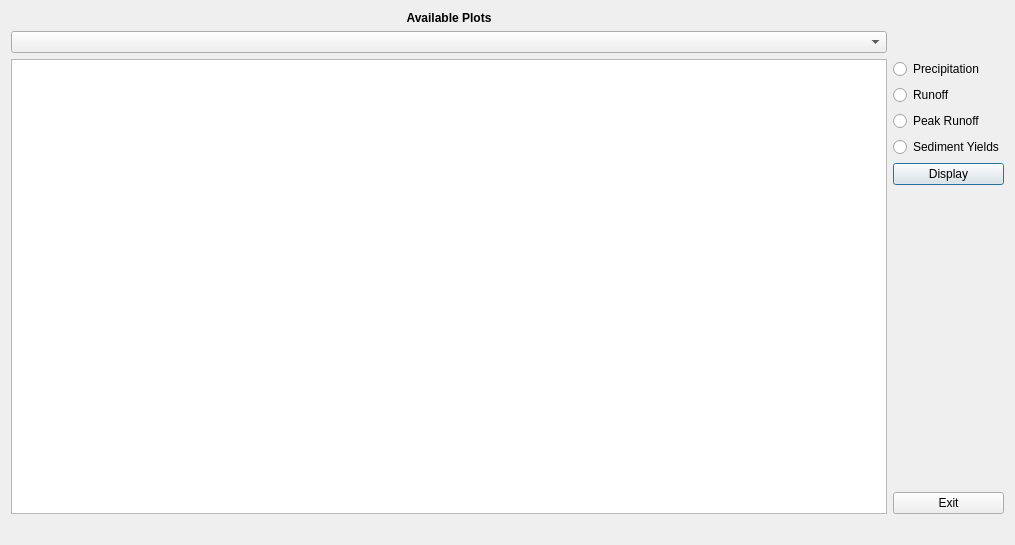
<?xml version="1.0" encoding="UTF-8"?>
<ui version="4.0">
 <class>ShowPlotDialogBase</class>
 <widget class="QDialog" name="ShowPlotDialogBase">
  <property name="geometry">
   <rect>
    <x>0</x>
    <y>0</y>
    <width>1015</width>
    <height>545</height>
   </rect>
  </property>
  <property name="sizePolicy">
   <sizepolicy hsizetype="Preferred" vsizetype="Expanding">
    <horstretch>0</horstretch>
    <verstretch>0</verstretch>
   </sizepolicy>
  </property>
  <property name="windowTitle">
   <string>Show Plots</string>
  </property>
  <layout class="QVBoxLayout" name="verticalLayout">
   <property name="sizeConstraint">
    <enum>QLayout::SetDefaultConstraint</enum>
   </property>
   <item>
    <layout class="QGridLayout" name="gridLayout">
     <item row="3" column="1" colspan="5">
      <widget class="QComboBox" name="comboBox_chart"/>
     </item>
     <item row="6" column="2">
      <spacer name="horizontalSpacer_3">
       <property name="orientation">
        <enum>Qt::Horizontal</enum>
       </property>
       <property name="sizeHint" stdset="0">
        <size>
         <width>40</width>
         <height>20</height>
        </size>
       </property>
      </spacer>
     </item>
     <item row="4" column="1" colspan="5">
      <widget class="PlotWidget" name="graphicsView">
       <property name="sizeAdjustPolicy">
        <enum>QAbstractScrollArea::AdjustToContents</enum>
       </property>
       <property name="interactive">
        <bool>true</bool>
       </property>
       <property name="resizeAnchor">
        <enum>QGraphicsView::NoAnchor</enum>
       </property>
      </widget>
     </item>
     <item row="6" column="3">
      <spacer name="horizontalSpacer_2">
       <property name="orientation">
        <enum>Qt::Horizontal</enum>
       </property>
       <property name="sizeHint" stdset="0">
        <size>
         <width>40</width>
         <height>20</height>
        </size>
       </property>
      </spacer>
     </item>
     <item row="0" column="1" colspan="5">
      <widget class="QLabel" name="label">
       <property name="font">
        <font>
         <pointsize>9</pointsize>
         <bold>true</bold>
        </font>
       </property>
       <property name="text">
        <string>Available Plots</string>
       </property>
       <property name="alignment">
        <set>Qt::AlignCenter</set>
       </property>
      </widget>
     </item>
     <item row="6" column="4" colspan="2">
      <spacer name="horizontalSpacer">
       <property name="orientation">
        <enum>Qt::Horizontal</enum>
       </property>
       <property name="sizeHint" stdset="0">
        <size>
         <width>40</width>
         <height>20</height>
        </size>
       </property>
      </spacer>
     </item>
     <item row="4" column="6">
      <layout class="QVBoxLayout" name="verticalLayout_2">
       <item>
        <widget class="QRadioButton" name="radioButton_precip">
         <property name="text">
          <string>Precipitation</string>
         </property>
         <property name="autoExclusive">
          <bool>true</bool>
         </property>
         <attribute name="buttonGroup">
          <string notr="true">buttonGroup</string>
         </attribute>
        </widget>
       </item>
       <item>
        <widget class="QRadioButton" name="radioButton_runoff">
         <property name="text">
          <string>Runoff</string>
         </property>
         <property name="autoExclusive">
          <bool>true</bool>
         </property>
         <attribute name="buttonGroup">
          <string notr="true">buttonGroup</string>
         </attribute>
        </widget>
       </item>
       <item>
        <widget class="QRadioButton" name="radioButton_peak">
         <property name="text">
          <string>Peak Runoff</string>
         </property>
         <property name="autoExclusive">
          <bool>true</bool>
         </property>
         <attribute name="buttonGroup">
          <string notr="true">buttonGroup</string>
         </attribute>
        </widget>
       </item>
       <item>
        <widget class="QRadioButton" name="radioButton_sed">
         <property name="text">
          <string>Sediment Yields</string>
         </property>
         <property name="autoExclusive">
          <bool>true</bool>
         </property>
         <attribute name="buttonGroup">
          <string notr="true">buttonGroup</string>
         </attribute>
        </widget>
       </item>
       <item>
        <widget class="QPushButton" name="pushButton_show">
         <property name="font">
          <font/>
         </property>
         <property name="text">
          <string>Display</string>
         </property>
        </widget>
       </item>
       <item>
        <spacer name="verticalSpacer">
         <property name="orientation">
          <enum>Qt::Vertical</enum>
         </property>
         <property name="sizeHint" stdset="0">
          <size>
           <width>20</width>
           <height>40</height>
          </size>
         </property>
        </spacer>
       </item>
       <item>
        <widget class="QPushButton" name="pushButton_exit">
         <property name="font">
          <font/>
         </property>
         <property name="text">
          <string>Exit</string>
         </property>
        </widget>
       </item>
      </layout>
     </item>
    </layout>
   </item>
  </layout>
 </widget>
 <customwidgets>
  <customwidget>
   <class>PlotWidget</class>
   <extends>QGraphicsView</extends>
   <header>pyqtgraph</header>
  </customwidget>
 </customwidgets>
 <resources/>
 <connections>
  <connection>
   <sender>pushButton_exit</sender>
   <signal>clicked()</signal>
   <receiver>ShowPlotDialogBase</receiver>
   <slot>close()</slot>
   <hints>
    <hint type="sourcelabel">
     <x>192</x>
     <y>252</y>
    </hint>
    <hint type="destinationlabel">
     <x>129</x>
     <y>133</y>
    </hint>
   </hints>
  </connection>
 </connections>
 <buttongroups>
  <buttongroup name="buttonGroup">
   <property name="exclusive">
    <bool>true</bool>
   </property>
  </buttongroup>
 </buttongroups>
</ui>
